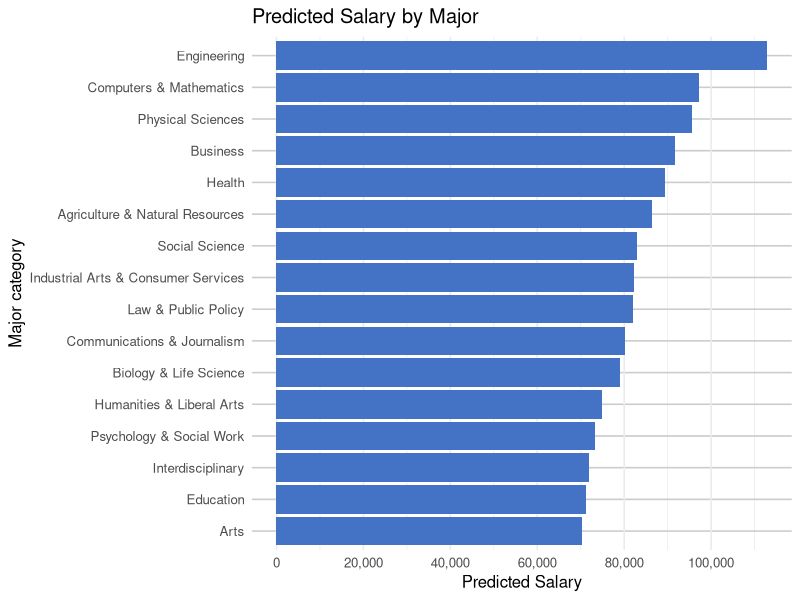
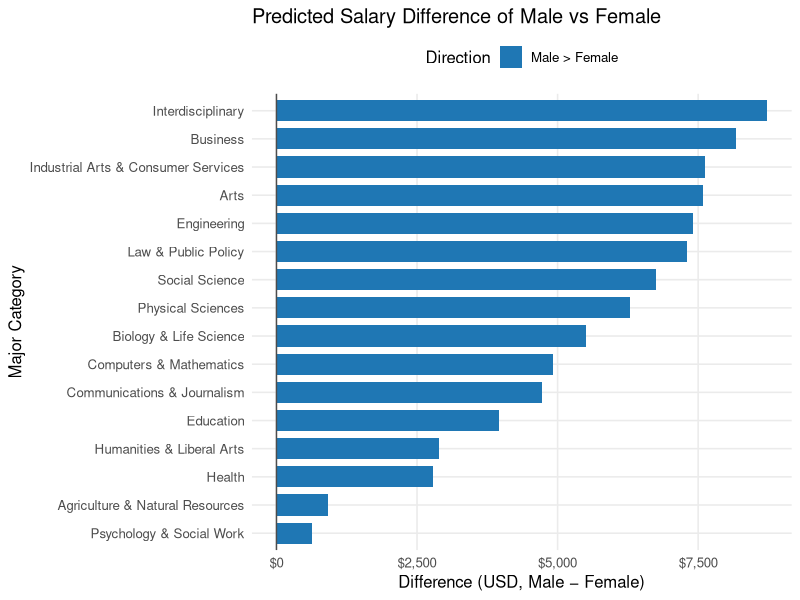
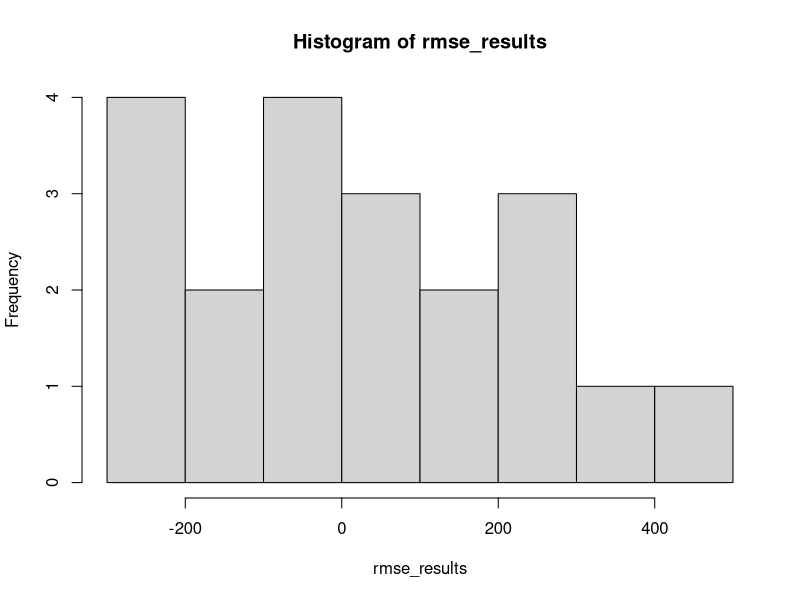
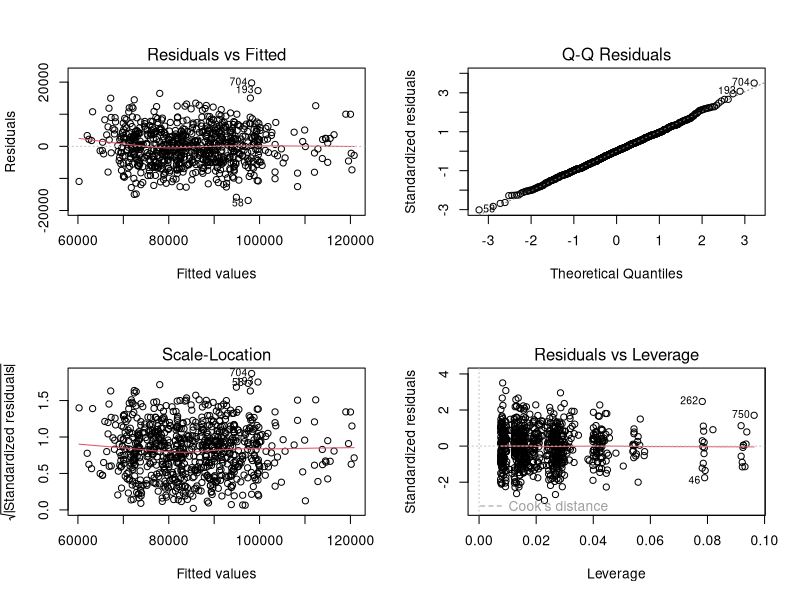

Here is the R script that generated these plots, in order:
## ---- chunk 1

#library for data cleaning and graphs

library(tidyverse)

## ---- chunk 2

# reading in data and creating factors
sal_df <- vroom::vroom("Salary.csv")

sal_df <- sal_df |>
  mutate(
    MajorCategory = factor(MajorCategory),
    Sex = factor(Sex)
  )

# creating a linear model. Salary predicted my Major, GPA and sex. No interaction
sal_lm<-lm(Salary~ .,sal_df)
#linear model that includes an interaction between GPA and MajorCategory
sal_lm_int_GPA_MAJ  <- lm(Salary ~ GPA * MajorCategory + Sex, data = sal_df)

head(sal_df)
## ---- chunk 3


# 1) Pull GPA beta (estimate) and p-value from the summary object
smry <- summary(sal_lm)
coef_mat <- smry$coefficients

gpa_estimate <- coef_mat["GPA", "Estimate"]
gpa_pvalue   <- coef_mat["GPA", "Pr(>|t|)"]

# 2) Confidence interval (default 95%)
gpa_ci <- confint(sal_lm, "GPA", level = 0.95)

# Print nicely
cat("GPA beta (Estimate):", round(gpa_estimate, 4), "\n")
cat("GPA p-value        :", signif(gpa_pvalue, 4), "\n")
cat("GPA 95% CI         : [",
    round(gpa_ci[1], 4), ", ", round(gpa_ci[2], 4), "]\n", sep = "")


## ---- chunk 4

# Recommended contrasts for Type III tests
options(contrasts = c("contr.sum", "contr.poly"))
car::Anova(sal_lm_int_GPA_MAJ, type = 3)
## ---- chunk 5

# code to perform f-test between base lm, and an lm that doesn't include Major
print(anova(sal_lm, lm(Salary~ -MajorCategory,sal_df)))

# we see that major is significant, so now we view the summary of the model with major.
summary(sal_lm)

maj_df <- expand.grid(Sex = "F", GPA = 3.5, MajorCategory = unique(sal_df$MajorCategory))

maj_preds <- predict(sal_lm, new_data = as.data.frame(maj_df))

## ---- chunk 6

# make df for diff majors holding constant of female w/ 3.5 GPA
maj_df <- expand.grid(Sex = "F", GPA = 3.5, MajorCategory = unique(sal_df$MajorCategory))

# predict salaries for diff majors
maj_preds <- predict(sal_lm, newdata = maj_df)




## ---- chunk 7

# Ensure you used the correct arg for base R lm
maj_preds <- predict(sal_lm, newdata = maj_df, se.fit = TRUE)

# Bind predictions back to maj_df
plot_df <- maj_df %>%
  mutate(
    .pred = maj_preds$fit,
  ) %>%
  # Order majors by predicted value for a nicer chart
  mutate(MajorCategory = reorder(MajorCategory, .pred))

library(scales)

ggplot(plot_df, aes(x = MajorCategory, y = .pred)) +
  geom_col(fill = "#4472C4") +
  coord_flip() +  # if you prefer horizontal bars (often easier to read)
  scale_y_continuous(
    breaks = scales::breaks_pretty(n = 5),      # more ticks
    minor_breaks = waiver(),                     # add minor gridlines
    labels = label_number(big.mark = ",")        # or label_dollar() if these are $ values
    # e.g., labels = label_dollar(accuracy = 1)
  ) +
  theme_minimal(base_size = 12) +
  theme(
    panel.grid.minor.y = element_line(color = "grey85"),  # emphasize minor gridlines
    panel.grid.major.y = element_line(color = "grey80")
  ) +
  labs(x = "Major category", y = "Predicted Salary", title = "Predicted Salary by Major")
## ---- chunk 8
sal_lm_sex_major <- lm(
  Salary ~ GPA + Sex * MajorCategory,
  data = sal_df
)

summary(sal_lm_sex_major)

## ---- chunk 9
library(dplyr)
library(tidyr)

# Ensure factors in newdata match the model's training data
# If your model used Sex = c("Female","Male"), adjust the levels/labels accordingly.
maj_df <- expand.grid(
  MajorCategory = levels(sal_df$MajorCategory),
  Sex           = c("F", "M"),
  GPA           = 3.5,
  KEEP.OUT.ATTRS = FALSE,
  stringsAsFactors = FALSE
) %>%
  arrange(MajorCategory, Sex) %>%                 # ensure (Major, then F, then M)
  mutate(
    MajorCategory = factor(MajorCategory, levels = levels(sal_df$MajorCategory)),
    Sex = factor(Sex, levels = levels(sal_df$Sex)) # IMPORTANT: match model levels
  )

# Predict for each row
maj_df$pred <- predict(sal_lm_sex_major, newdata = maj_df)

# Pivot to get columns pred_F and pred_M, then compute Male - Female
major_diffs <- maj_df %>%
  select(MajorCategory, Sex, pred) %>%
  tidyr::pivot_wider(names_from = Sex, values_from = pred, names_prefix = "pred_") %>%
  mutate(diff_M_minus_F = pred_M - pred_F) %>%
  arrange(MajorCategory)

major_diffs
## ---- chunk 10
library(ggplot2)
library(dplyr)

# If you want to sort majors by the size of the difference:
major_diffs_plot <- major_diffs %>%
  mutate(
    # order by diff (largest positive at top after coord_flip)
    MajorCategory = reorder(MajorCategory, diff_M_minus_F),
    # color bars by direction of gap
    sign = ifelse(diff_M_minus_F >= 0, "Male > Female", "Female > Male")
  )

ggplot(major_diffs_plot, aes(x = MajorCategory, y = diff_M_minus_F, fill = sign)) +
  geom_col(width = 0.75) +
  geom_hline(yintercept = 0, color = "gray30") +
  coord_flip() +
  scale_fill_manual(values = c("Male > Female" = "#1f77b4", "Female > Male" = "#d62728")) +
  labs(
    title = "Predicted Salary Difference of Male vs Female",
    x = "Major Category",
    y = "Difference (USD, Male − Female)",
    fill = "Direction"
  ) +
  scale_y_continuous(labels = scales::label_dollar()) +
  theme_minimal(base_size = 12) +
  theme(
    panel.grid.minor = element_blank(),
    legend.position = "top"
  )
## ---- chunk 11

# linear model using all predictors and no interactions. As seen above, just defined again for clarity
sal_lm<-lm(Salary~ .,sal_df)

# linear model using all predictors and interactions found to be significant:
sal_interaction_lm <- lm(Salary ~ MajorCategory * Sex + MajorCategory * GPA, data = sal_df)



# par(mfrow = c(2,2))
# plot(sal_interaction_lm)

# function to perform k-fold cv for a single fold.
# take input of k, the kth fold
# calculates rmse for the models with and without interactions
# returns difference of rmse of the 2

cross_validate <- function(k){
  val_set <- sal_df |> filter(folds == k)
  train_set <- sal_df |> filter(folds != k)
  
  preds_1 <- predict.lm(lm(Salary ~ MajorCategory * Sex + MajorCategory * GPA, data = train_set),
            newdata = val_set)
  rmse_1 <- sqrt(mean((preds_1 - val_set[["Salary"]])^2))
  
  preds_2 <- predict.lm(lm(Salary ~ MajorCategory + Sex + GPA, data = train_set),
            newdata = val_set)
  rmse_2 <- sqrt(mean((preds_2 - val_set[["Salary"]])^2))
  
  rmse_1 - rmse_2
}

K <- 20

# randomly creates partitions for folds
folds <- rep(1:K, length = nrow(sal_df))|>
  sample()


rmse_results <- sapply(1:K, FUN = cross_validate)

# results of k-fold validation comparison
print(summary(rmse_results))
hist(rmse_results)



## ---- chunk 12

# function similar to above
#instead of finding difference, just calclates rmse for 1 and returns it
cross_validate_one <- function(k){
  val_set <- sal_df |> filter(folds == k)
  train_set <- sal_df |> filter(folds != k)
  
  preds <- predict.lm(lm(Salary ~ Sex + MajorCategory + GPA, data = train_set),
            newdata = val_set)
  sqrt(mean((preds - val_set[["Salary"]])^2))
}

K <- 20

# see above cell
folds <- rep(1:K, length = nrow(sal_df))|>
  sample()


rmse_results <- sapply(1:K, FUN = cross_validate_one)

# statistics from k_folds
print(sd(sal_df[["Salary"]]))
print(mean(rmse_results))
print(summary(rmse_results))
## ---- chunk 13

# creates a plot of various lm assumptions
par(mfrow = c(2,2))
plot(sal_lm)
